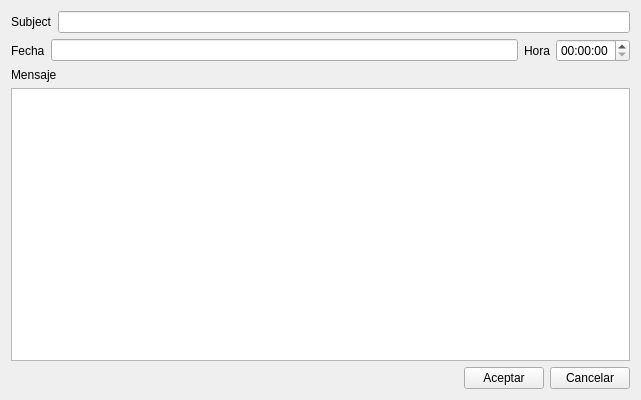
<?xml version="1.0" encoding="UTF-8"?>
<ui version="4.0">
 <class>AlarmaBase</class>
 <widget class="QWidget" name="AlarmaBase">
  <property name="geometry">
   <rect>
    <x>0</x>
    <y>0</y>
    <width>641</width>
    <height>400</height>
   </rect>
  </property>
  <property name="windowTitle">
   <string>Importar CSV</string>
  </property>
  <property name="windowIcon">
   <iconset>
    <normaloff>:/BfBulmaFact32x32/images/png/32x32/i_bulmages_boton_listado.32x32.png</normaloff>:/BfBulmaFact32x32/images/png/32x32/i_bulmages_boton_listado.32x32.png</iconset>
  </property>
  <layout class="QVBoxLayout" name="verticalLayout">
   <item>
    <layout class="QHBoxLayout">
     <item>
      <widget class="QLabel" name="label">
       <property name="text">
        <string>Subject</string>
       </property>
      </widget>
     </item>
     <item>
      <widget class="QLineEdit" name="mui_subjectalarma"/>
     </item>
    </layout>
   </item>
   <item>
    <layout class="QHBoxLayout" name="horizontalLayout_3">
     <item>
      <layout class="QHBoxLayout" name="horizontalLayout">
       <item>
        <widget class="QLabel" name="label_2">
         <property name="text">
          <string>Fecha</string>
         </property>
        </widget>
       </item>
       <item>
        <widget class="BlDateSearch" name="mui_fechaalarma"/>
       </item>
      </layout>
     </item>
     <item>
      <layout class="QHBoxLayout" name="horizontalLayout_2">
       <item>
        <widget class="QLabel" name="label_3">
         <property name="text">
          <string>Hora</string>
         </property>
        </widget>
       </item>
       <item>
        <widget class="QTimeEdit" name="mui_horaalarma"/>
       </item>
      </layout>
     </item>
    </layout>
   </item>
   <item>
    <widget class="QLabel" name="label_4">
     <property name="text">
      <string>Mensaje</string>
     </property>
    </widget>
   </item>
   <item>
    <widget class="QTextEdit" name="mui_textoalarma"/>
   </item>
   <item>
    <layout class="QHBoxLayout">
     <item>
      <spacer>
       <property name="orientation">
        <enum>Qt::Horizontal</enum>
       </property>
       <property name="sizeHint" stdset="0">
        <size>
         <width>40</width>
         <height>20</height>
        </size>
       </property>
      </spacer>
     </item>
     <item>
      <widget class="QPushButton" name="mui_aceptar">
       <property name="text">
        <string>Aceptar</string>
       </property>
      </widget>
     </item>
     <item>
      <widget class="QPushButton" name="mui_cancelar">
       <property name="text">
        <string>Cancelar</string>
       </property>
      </widget>
     </item>
    </layout>
   </item>
  </layout>
 </widget>
 <customwidgets>
  <customwidget>
   <class>BlDateSearch</class>
   <extends>QLineEdit</extends>
   <header>bldatesearch.h</header>
  </customwidget>
 </customwidgets>
 <includes>
  <include location="local">local_blI18n.h</include>
 </includes>
 <resources>
  <include location="../../../bulmages.qrc"/>
 </resources>
 <connections/>
</ui>
